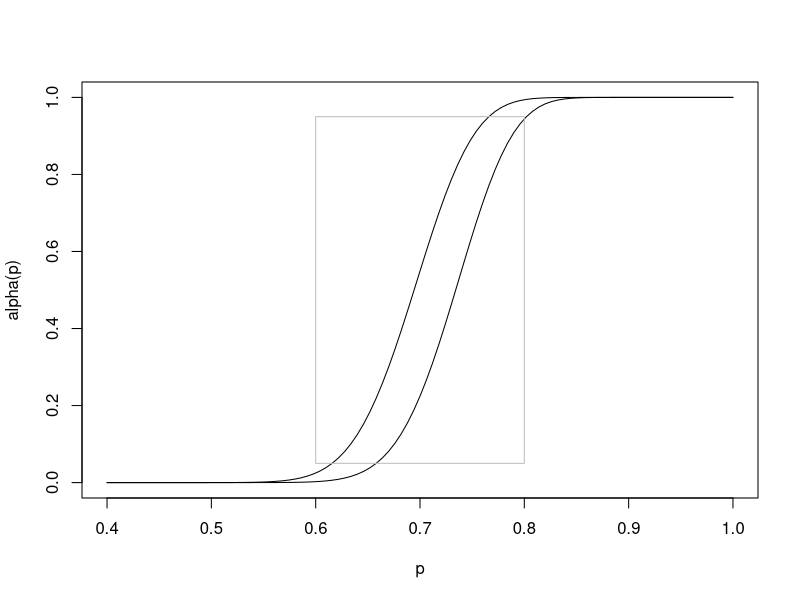

Reproduce this figure in R.
## ---- chunk 1
knitr::opts_chunk$set(echo = TRUE)
## ---- chunk 2
# The smallest value for  m
alpha<-function(m){
  1-pbinom(m-1,100,0.6)
}

for(m in 1:100){
  if(alpha(m)>0.05){
  }else{
    print(m)
    break
  }
}

# The largest value for m
beta<-function(m){
  pbinom(m,100,0.8)
}

for(m in 1:100){
  if((beta(m))<0.05){
  }else{
    print(m)
    break
  }
}
## ---- chunk 3
curve(1-pbinom(69,100,x), 0.4, 1,xlab = "p",ylab = "alpha(p)")
curve(1-pbinom(73,100,x),add=T)
rect(xleft = 0.6, ybottom = 0.05, xright = 0.8, ytop = 0.95,border = "gray")
